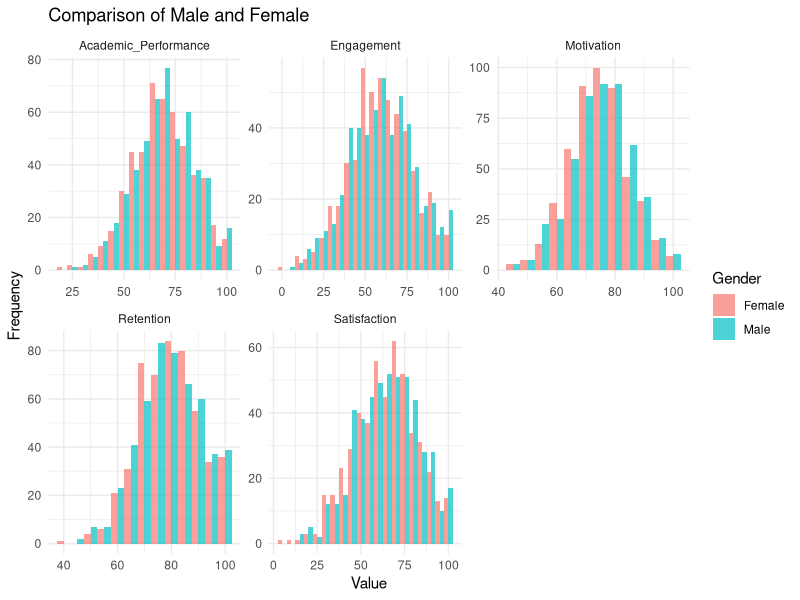

Write the R code that produced this figure.
#### Preamble ####
# Purpose: Simulates Postive effects of Gamification
# Author: Sachin Chhikara
# Date: 26 March 2024 
# Contact: sachin.chhikarar@utoronto.ca
# License: MIT


#### Workspace setup ####
# Load the tidyverse package
library(tidyverse)

# Set seed for reproducibility
set.seed(42)

# Number of samples
num_samples <- 1000

# Generate synthetic data
academic_performance <- rnorm(n = num_samples, mean = 70, sd = 15)
engagement <- rnorm(n = num_samples, mean = 60, sd = 20)
motivation <- rnorm(n = num_samples, mean = 75, sd = 10)
retention <- rnorm(n = num_samples, mean = 80, sd = 12)
satisfaction <- rnorm(n = num_samples, mean = 65, sd = 18)
gender <- sample(c("Male", "Female"), num_samples, replace = TRUE)

# Create tibble
data <- tibble(
  Gender = gender,
  Academic_Performance = academic_performance,
  Engagement = engagement,
  Motivation = motivation,
  Retention = retention,
  Satisfaction = satisfaction
)

# Ensure data is within the range of 0 to 100 (excluding Gender column)
data[, -1] <- mutate_all(data[, -1], ~ if_else(. < 0, 0, .))
data[, -1] <- mutate_all(data[, -1], ~ if_else(. > 100, 100, .))

# Round values to two decimal places (excluding Gender column)
data[, -1] <- round(data[, -1], 2)


data %>%
  gather(key = "Variable", value = "Value", -Gender) %>%
  ggplot(aes(x = Value, fill = Gender)) +
  geom_histogram(binwidth = 5, position = "dodge", alpha = 0.7) +
  facet_wrap(~ Variable, scales = "free") +
  labs(title = "Comparison of Male and Female",
       x = "Value", y = "Frequency") +
  theme_minimal()





